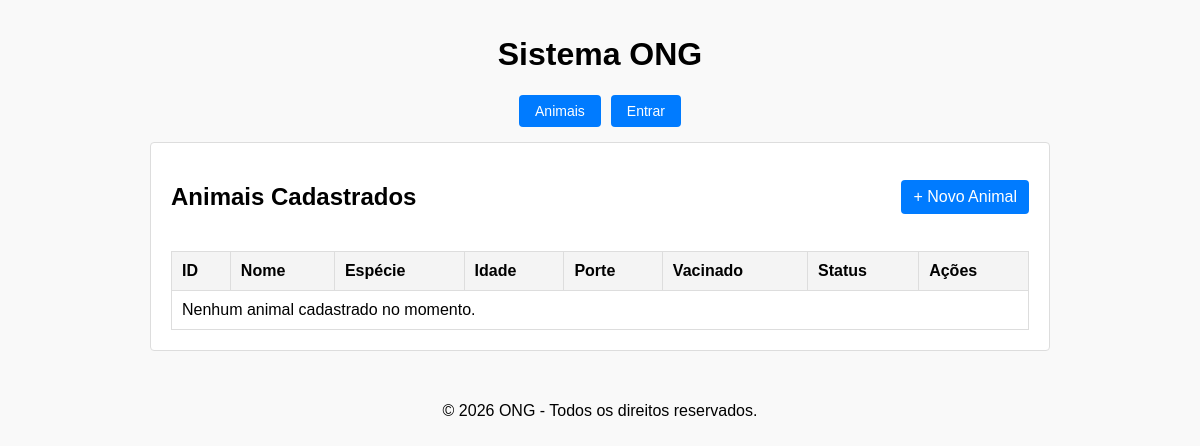
Before: / with the older database file.
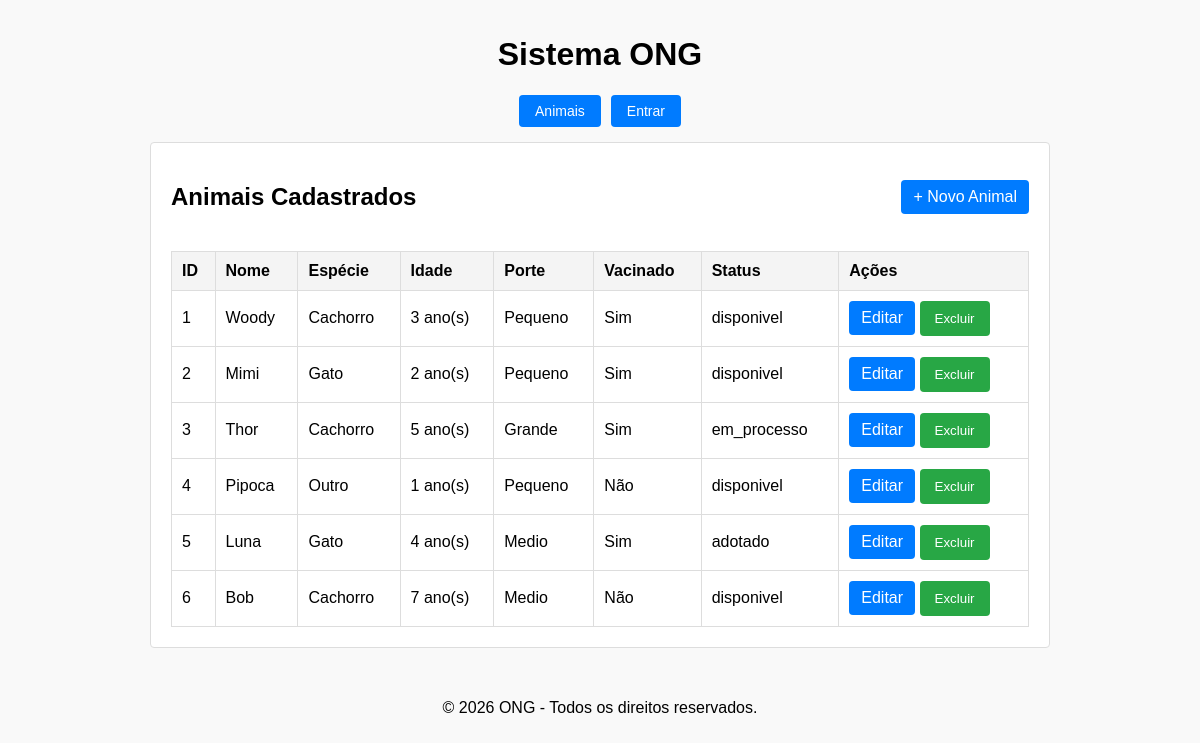
After: the same page with the newer database file.
### tables this page shows
CREATE TABLE animais (
    id INT AUTO_INCREMENT PRIMARY KEY,
    nome VARCHAR(100) NOT NULL,
    especie ENUM('Cachorro', 'Gato', 'Outro') NOT NULL,
    idade_anos INT NOT NULL,
    porte ENUM('Pequeno', 'Medio', 'Grande') NOT NULL,
    vacinado TINYINT(1) DEFAULT 0,
    descricao TEXT,
    status ENUM('disponivel', 'em_processo', 'adotado') DEFAULT 'disponivel'
);

### app/Controllers/AnimalController.php (called while the page is built, shortened)
<?php
class AnimalController
{
    private Animal $animalModel;
    public function __construct()
    {
        $this->animalModel = new Animal();
    }
    public function index(): void
    {
        $animais = $this->animalModel->findAll();
        require_once __DIR__ . '/../Views/animais/index.php';
    }
}

### app/Models/Model.php (called while the page is built, shortened)
<?php
abstract class Model
{
    public function __construct()
    {
        $database = new Database();
        $this->db = $database->getConnection();
    }
}

### config/Database.php (called while the page is built, shortened)
<?php
class database
{
    private string $host = 'db';
    private string $database = 'ong_adocao';
    private string $user = 'root';
    private string $password = 'root';
    public function getConnection(): PDO
    {
        $dsn = "mysql:host={$this->host}; dbname={$this->database}; charset=utf8mb4";
        return new PDO($dsn, $this->user, $this->password, [
            PDO::ATTR_ERRMODE => PDO::ERRMODE_EXCEPTION,
            PDO::ATTR_DEFAULT_FETCH_MODE => PDO::FETCH_ASSOC
        ]);
    }
}

### app/Models/Animal.php (called while the page is built, shortened)
<?php
class Animal extends Model
{
    public function findAll(): array
    {
        $query = $this->db->query
        (
            "SELECT * FROM animais"
        );
        return $query->fetchAll();
    }
}

### app/Views/animais/index.php (the view, shortened to what this page needs)
<?php require_once __DIR__ . '/../layouts/header.php'; ?>
<div style="display: flex; justify-content: space-between; align-items: center;">
    <h2>Animais Cadastrados</h2>
    <a href="/animais/criar" class="btn">+ Novo Animal</a>
</div>
<table>
    <thead>
        <tr>
            <th>ID</th>
            <th>Nome</th>
            <th>Espécie</th>
            <th>Idade</th>
            <th>Porte</th>
            <th>Vacinado</th>
            <th>Status</th>
            <th>Ações</th>
        </tr>
    </thead>
    <tbody>
        <?php if (!empty($animais)): ?>
            <?php foreach ($animais as $animal): ?>
                <tr>
                    <td><?= htmlspecialchars($animal['id']) ?></td>
                    <td><?= htmlspecialchars($animal['nome']) ?></td>
                    <td><?= htmlspecialchars($animal['especie']) ?></td>
                    <td><?= htmlspecialchars($animal['idade_anos']) ?> ano(s)</td>
                    <td><?= htmlspecialchars($animal['porte']) ?></td>
                    <td>
                        <?= !empty($animal['vacinado']) ? 'Sim' : 'Não' ?>
                    </td>
                    <td><?= htmlspecialchars($animal['status']) ?></td>
                    <td>
                        <a
                            href="/animais/editar?id=<?= $animal['id'] ?>"
                            class="btn"
                        >
                            Editar
                        </a>
                        <form
                            action="/animais/apagar"
                            method="POST"
                            style="display: inline;"
                            onsubmit="return confirm('Tem certeza que deseja excluir este animal?');"
                        >
                            <button type="submit">
                                Excluir
                            </button>
                        </form>
                    </td>
                </tr>
            <?php endforeach; ?>
        <?php else: ?>
            <tr>
                <td colspan="8">
                    Nenhum animal cadastrado no momento.
                </td>
            </tr>
        <?php endif; ?>
    </tbody>
</table>
<?php require_once __DIR__ . '/../layouts/footer.php'; ?>

### public/index.php (shortened to what this page needs)
<?php
require_once __DIR__ . '/../config/Database.php';
require_once __DIR__ . '/../app/Models/Model.php';
require_once __DIR__ . '/../app/Models/Animal.php';
require_once __DIR__ . '/../app/Controllers/AnimalController.php';
$uri = parse_url($_SERVER['REQUEST_URI'], PHP_URL_PATH);
$metodo = $_SERVER['REQUEST_METHOD'];
if ($uri === '/animais' || $uri === '/') {
    (new AnimalController())->index();
} elseif ($uri === '/login' && $metodo === 'GET') {
    (new AuthController())->formLogin();
} elseif ($uri === '/login' && $metodo === 'POST') {
    (new AuthController())->autenticar();
} elseif ($uri === '/logout') {
    (new AuthController())->logout();
} elseif ($uri === '/animais/criar') {
    exigirLogin($uri);
    (new AnimalController())->form();
} elseif ($uri === '/animais/editar') {
    exigirLogin($uri);
    (new AnimalController())->form();
} elseif ($uri === '/animais/salvar' && $metodo === 'POST') {
    exigirLogin($uri);
    (new AnimalController())->salvar();
} elseif ($uri === '/animais/atualizar' && $metodo === 'POST') {
    exigirLogin($uri);
    (new AnimalController())->atualizar();
} elseif ($uri === '/animais/apagar' && $metodo === 'POST') {
    exigirLogin($uri);
    (new AnimalController())->apagar();
} elseif ($uri === '/adotantes') {
    exigirLogin($uri);
    (new AdotanteController())->index();
} elseif ($uri === '/adotantes/criar') {
    exigirLogin($uri);
    (new AdotanteController())->form();
} elseif ($uri === '/adotantes/editar') {
    exigirLogin($uri);
    (new AdotanteController())->form();
} elseif ($uri === '/adotantes/salvar' && $metodo === 'POST') {
    exigirLogin($uri);
    (new AdotanteController())->salvar();
} elseif ($uri === '/adotantes/atualizar' && $metodo === 'POST') {
    exigirLogin($uri);
    (new AdotanteController())->atualizar();
} elseif ($uri === '/adotantes/apagar' && $metodo === 'POST') {
    exigirLogin($uri);
    (new AdotanteController())->apagar();
} elseif ($uri === '/solicitacoes') {
    exigirLogin($uri);
    (new SolicitacaoController())->index();
} elseif ($uri === '/solicitacoes/criar') {
    exigirLogin($uri);
    (new SolicitacaoController())->form();
} elseif ($uri === '/solicitacoes/salvar' && $metodo === 'POST') {
    exigirLogin($uri);
    (new SolicitacaoController())->salvar();
} elseif ($uri === '/solicitacoes/status' && $metodo === 'POST') {
    exigirLogin($uri);
    (new SolicitacaoController())->atualizarStatus();
} else {
    http_response_code(404);
    echo "Página não encontrada (404)";
}

### app/Views/layouts/header.php (shortened to what this page needs)
<!DOCTYPE html>
<html lang="pt-BR">
<head>
    <link rel="stylesheet" href="/css/style.css">
</head>
<body>
<header>
    <h1>Sistema ONG</h1>
    <nav class="nav-menu">
        <a href="/animais" class="btn-nav">Animais</a>
        <?php if (!empty($_SESSION['usuario'])): ?>
            <a href="/adotantes" class="btn-nav">Adotantes</a>
            <a href="/solicitacoes" class="btn-nav">Solicitações</a>
            <a href="/logout" class="btn-nav btn-sair">Sair (<?= htmlspecialchars($_SESSION['usuario']['nome'] ?? '') ?>)</a>
        <?php else: ?>
            <a href="/login" class="btn-nav">Entrar</a>
        <?php endif; ?>
    </nav>
</header>
<main>

### app/Views/layouts/footer.php
</main>
<footer>
    <p>&copy; <?= date('Y') ?> ONG - Todos os direitos reservados.</p>
</footer>
</body>
</html>

### public/css/style.css (style rules this page uses)
body { font-family: Arial, sans-serif; margin: 0; padding: 0; display: flex; flex-direction: column; align-items: center; min-height: 100vh; background-color: #f9f9f9; }
header, footer { width: 100%; max-width: 900px; text-align: center; padding: 15px 0; }
main { width: 100%; max-width: 900px; background: #fff; padding: 20px; box-sizing: border-box; border: 1px solid #ddd; border-radius: 4px; margin-bottom: 20px; }
.nav-menu { display: flex; justify-content: center; gap: 10px; margin-top: 10px; flex-wrap: wrap; }
.btn-nav { display: inline-block; padding: 8px 16px; background-color: #007bff; color: white; text-decoration: none; border-radius: 4px; font-size: 14px; }
button { padding: 10px 15px; background-color: #28a745; color: white; border: none; border-radius: 4px; cursor: pointer; }
table { width: 100%; border-collapse: collapse; margin-top: 20px; }
th, td { border: 1px solid #ddd; padding: 10px; text-align: left; }
th { background-color: #f4f4f4; }
.btn { display: inline-block; padding: 8px 12px; background-color: #007bff; color: white; text-decoration: none; border-radius: 4px; }

Changed rows visible on the page:
added animais: id "1", nome "Woody", especie "Cachorro", idade_anos "3", porte "Pequeno", vacinado "Sim", status "disponivel"
added animais: id "2", nome "Mimi", especie "Gato", idade_anos "2", porte "Pequeno", vacinado "Sim", status "disponivel"
added animais: id "3", nome "Thor", especie "Cachorro", idade_anos "5", porte "Grande", vacinado "Sim", status "em_processo"
added animais: id "4", nome "Pipoca", especie "Outro", idade_anos "1", porte "Pequeno", vacinado "Não", status "disponivel"
added animais: id "5", nome "Luna", especie "Gato", idade_anos "4", porte "Medio", vacinado "Sim", status "adotado"
added animais: id "6", nome "Bob", especie "Cachorro", idade_anos "7", porte "Medio", vacinado "Não", status "disponivel"
Other visible differences:
text no longer shown: "Nenhum animal cadastrado no momento."
